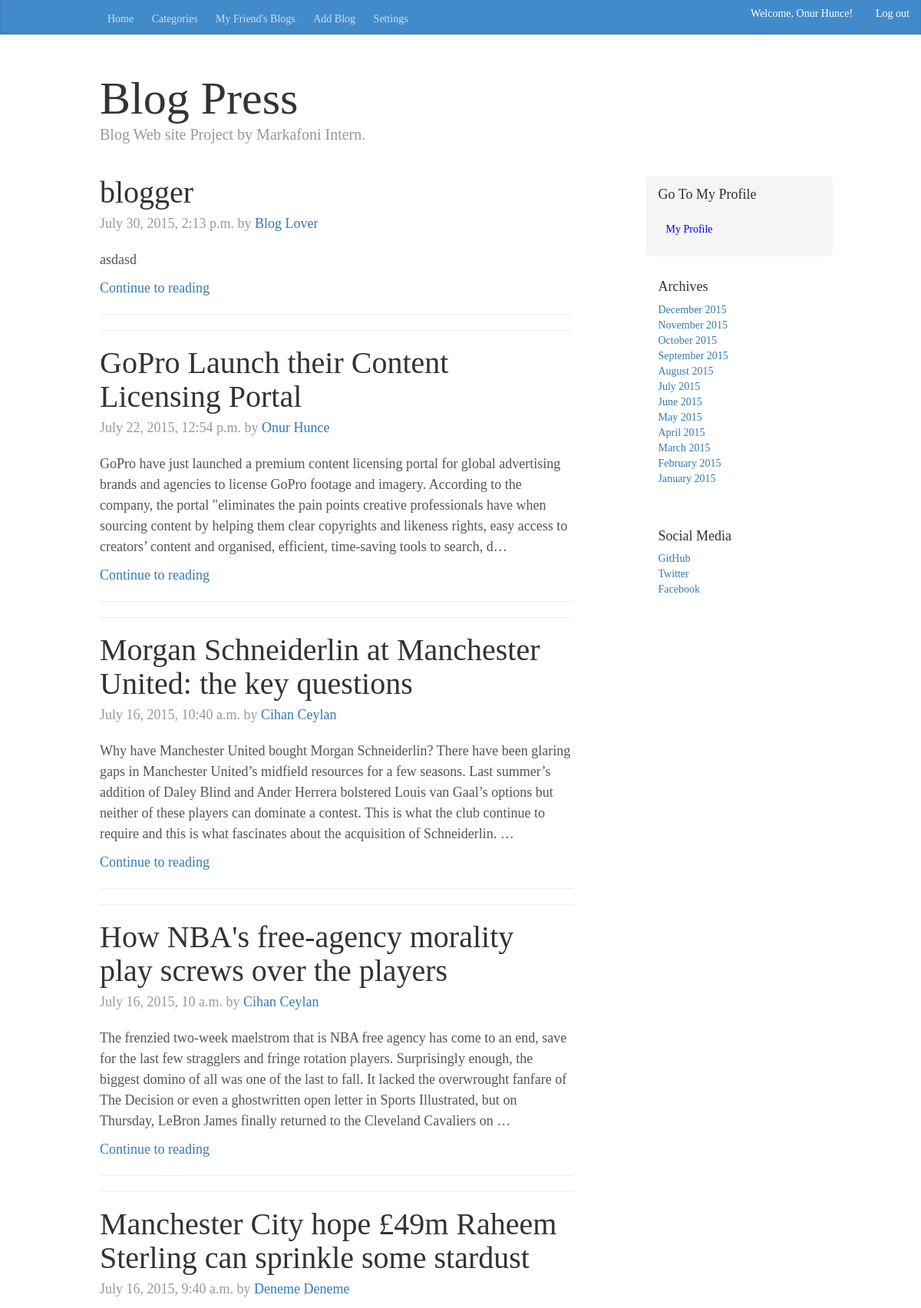
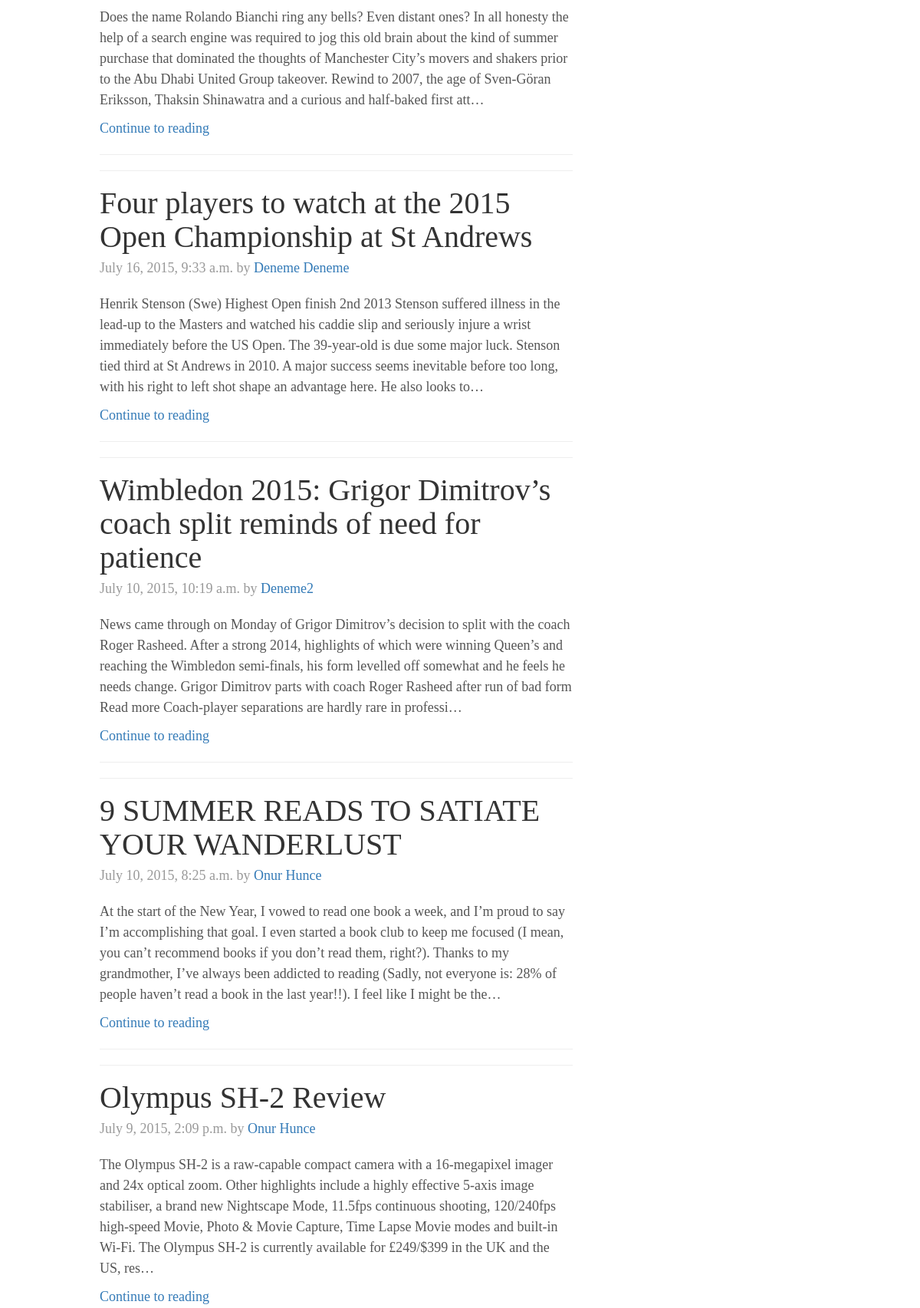
The app's page / (signed in, upper part) with its own data (2 pictures, top to bottom).
### BlogApp/models.py (models this page shows, shortened)
class UserProfile(models.Model):
    user = models.OneToOneField(User, unique=True)
    full_name = models.CharField(max_length=200)
    age = models.IntegerField(blank=True)
    location = models.CharField(max_length=300)
    slug_name = models.SlugField(blank=True)
    profile_pic = StdImageField(
        upload_to='images/profile', blank=True, variations={'thumbnail': (450, 300)})
    def __unicode__(self):
        return self.full_name

class Blog(models.Model):
    category_choices = (
        ('Music', 'Music'),
        ('Sport', 'Sport'),
        ('Fashion', 'Fashion'),
        ('Travel', 'Travel'),
        ('Cinema', 'Cinema'),
        ('Photography', 'Photography'),
        ('Food', 'Food'),
        ('Technology', 'Technology'),
        ('Health', 'Health'),
        ('Education', 'Education'),
        ('Politics', 'Politics'),
        ('Other', 'Other'),
    )
    title = models.CharField(max_length=100)
    body = models.TextField(max_length=2000)
    category = models.CharField(
        max_length=11, choices=category_choices, blank=True)
    publish_date = models.DateTimeField(
        'date published', default=datetime.datetime.now, blank=True,
        null=True)
    owner = models.ForeignKey(UserProfile)
    image = StdImageField(
        upload_to='images/', blank=True, null=True, variations={'thumbnail': (
        750, 400)})
    @staticmethod
    def get_all_blogs():
        return Blog.objects.order_by('-publish_date').select_related('owner')

### BlogApp/views.py (the view)
# urls.py: url(r'^$', views.index_page_with_all_posts, name="index"),
def index_page_with_all_posts(request):
    all_blogs = Blog.get_all_blogs()
    if request.user.is_authenticated():
        current_user = UserProfile.objects.get(user=request.user)
        return render(request, "BlogApp/index.html", {"all_blogs": all_blogs,
                                                      "username":
                                                          current_user})
    return render(request, "BlogApp/index.html", {"all_blogs": all_blogs})

### BlogApp/templatetags/blog_tags.py (called while the page is built)
@register.inclusion_tag("BlogApp/main.html")
def main():
	return {}

### BlogApp/templates/BlogApp/index.html (shortened to what this page needs)
<!DOCTYPE html>
<html>
<head>
</head>
  <body>
   {% load blog_tags %}
   {% if user.is_authenticated%}
    <a class="navbar-form navbar-right" href="/accounts/logout" style="color:white; padding-right:30px" class="button"> Log out </a>
    {%if username%}
    <p class="navbar-form navbar-right" style="color:white"> Welcome, {{username}}! </p>
{%endif%}
    {%endif%}
           {%main%}
    <div class="container">
      <div class="blog-header">
        <h1 class="blog-title">Blog Press</h1>
        <p class="lead blog-description">Blog Web site Project by Markafoni Intern.</p>
      </div>
      <div class="row">
        <div class="col-sm-8 blog-main">
          <div class="blog-post">
            {% for blogs in all_blogs %}
              <h2 class="blog-post-title">{{blogs.title}} </h2>
                <p class="blog-post-meta">{{blogs.publish_date}} by
                    <a href="/user/{{blogs.owner.slug_name}}/">{{blogs.owner}}</a>
                </p>
                <p>
                    {{blogs.body|truncatechars:400}}
                </p>
            <p>
              <a href="/blog/{{blogs.id}}"> Continue to reading </a>
            </p>
              <hr>
              <hr>
            {% endfor %}
          </div>
        </div>
        <div class="col-sm-3 col-sm-offset-1 blog-sidebar">
          <div class="sidebar-module sidebar-module-inset">
           {%if user.is_authenticated %}
            <h4>Go To My Profile</h4>
            <a class="blog-nav-item" style="color:blue" href="/user/{{username.slug_name}}">My Profile</a>
          </div>
           {%endif%}
          <div class="sidebar-module">
            <h4>Archives</h4>
            <ol class="list-unstyled">
              <li><a href="/2015/12">December 2015</a></li>
              <li><a href="/2015/11">November 2015</a></li>
              <li><a href="/2015/10">October 2015</a></li>
              <li><a href="/2015/9">September 2015</a></li>
              <li><a href="/2015/8">August 2015</a></li>
              <li><a href="/2015/7">July 2015</a></li>
              <li><a href="/2015/6">June 2015</a></li>
              <li><a href="/2015/5">May 2015</a></li>
              <li><a href="/2015/4">April 2015</a></li>
              <li><a href="/2015/3">March 2015</a></li>
              <li><a href="/2015/2">February 2015</a></li>
              <li><a href="/2015/1">January 2015</a></li>
            </ol>
          </div>
          <div class="sidebar-module">
            <h4>Social Media</h4>
            <ol class="list-unstyled">
              <li><a href="https://github.com/">GitHub</a></li>
              <li><a href="https://twitter.com/">Twitter</a></li>
              <li><a href="https://www.facebook.com/">Facebook</a></li>
            </ol>
          </div>
        </div>
      </div>
    </div>
  </body>
</html>

### BlogApp/static/BlogApp/css/blog.css (style rules this page uses)
body { font-family: Georgia, "Times New Roman", Times, serif; color: #555; }
h1, .h1, h2, .h2, h3, .h3, h4, .h4, h5, .h5, h6, .h6 { margin-top: 0; font-weight: normal; color: #333; }
@media (min-width: 1200px) { .container { width: 970px; } }
.blog-nav-item { position: relative; display: inline-block; padding: 10px; margin-top: 5px; font-weight: 500; color: #cdddeb; }
.blog-header { padding-top: 20px; padding-bottom: 20px; }
.blog-title { margin-top: 30px; margin-bottom: 0; font-size: 60px; font-weight: normal; }
.blog-description { font-size: 20px; color: #999; }
.blog-main { font-size: 18px; line-height: 1.5; }
.sidebar-module { padding: 15px; margin: 0 -15px 15px; }
.sidebar-module-inset { padding: 15px; background-color: #f5f5f5; border-radius: 4px; }
.blog-post { margin-bottom: 60px; }
.blog-post-title { margin-bottom: 5px; font-size: 40px; }
.blog-post-meta { margin-bottom: 20px; color: #999; }

### records on screen
UserProfile: full_name "Onur Hunce"
Blog: title "blogger", publish_date "July 30, 2015, 2:13 p.m.", owner "Blog Lover", body "asdasd"
Blog: title "GoPro Launch their Content Licensing Portal", publish_date "July 22, 2015, 12:54 p.m.", owner "Onur Hunce", body "GoPro have just launched a premium content licensing portal for global advertising brands and agencies to license GoPro footage and imagery. According to the company, the portal \"eliminates the pain points creative professionals have when sourcing content by helping them clear copyrights and likeness rights, easy access to creators’ content and organised, efficient, time-saving tools to search, d…"
Blog: title "Morgan Schneiderlin at Manchester United: the key questions", publish_date "July 16, 2015, 10:40 a.m.", owner "Cihan Ceylan", body "Why have Manchester United bought Morgan Schneiderlin? There have been glaring gaps in Manchester United’s midfield resources for a few seasons. Last summer’s addition of Daley Blind and Ander Herrera bolstered Louis van Gaal’s options but neither of these players can dominate a contest. This is what the club continue to require and this is what fascinates about the acquisition of Schneiderlin. …"
Blog: title "How NBA's free-agency morality play screws over the players", publish_date "July 16, 2015, 10 a.m.", owner "Cihan Ceylan", body "The frenzied two-week maelstrom that is NBA free agency has come to an end, save for the last few stragglers and fringe rotation players. Surprisingly enough, the biggest domino of all was one of the last to fall. It lacked the overwrought fanfare of The Decision or even a ghostwritten open letter in Sports Illustrated, but on Thursday, LeBron James finally returned to the Cleveland Cavaliers on …"
Blog: title "Manchester City hope £49m Raheem Sterling can sprinkle some stardust", publish_date "July 16, 2015, 9:40 a.m.", owner "Deneme Deneme", body "Does the name Rolando Bianchi ring any bells? Even distant ones? In all honesty the help of a search engine was required to jog this old brain about the kind of summer purchase that dominated the thoughts of Manchester City’s movers and shakers prior to the Abu Dhabi United Group takeover. Rewind to 2007, the age of Sven-Göran Eriksson, Thaksin Shinawatra and a curious and half-baked first att…"
Blog: title "Four players to watch at the 2015 Open Championship at St Andrews", publish_date "July 16, 2015, 9:33 a.m.", owner "Deneme Deneme", body "Henrik Stenson (Swe) Highest Open finish 2nd 2013 Stenson suffered illness in the lead-up to the Masters and watched his caddie slip and seriously injure a wrist immediately before the US Open. The 39-year-old is due some major luck. Stenson tied third at St Andrews in 2010. A major success seems inevitable before too long, with his right to left shot shape an advantage here. He also looks to…"
Blog: title "Wimbledon 2015: Grigor Dimitrov’s coach split reminds of need for patience", publish_date "July 10, 2015, 10:19 a.m.", owner "Deneme2", body "News came through on Monday of Grigor Dimitrov’s decision to split with the coach Roger Rasheed. After a strong 2014, highlights of which were winning Queen’s and reaching the Wimbledon semi-finals, his form levelled off somewhat and he feels he needs change. Grigor Dimitrov parts with coach Roger Rasheed after run of bad form Read more Coach-player separations are hardly rare in professi…"
Blog: title "9 SUMMER READS TO SATIATE YOUR WANDERLUST", publish_date "July 10, 2015, 8:25 a.m.", owner "Onur Hunce", body "At the start of the New Year, I vowed to read one book a week, and I’m proud to say I’m accomplishing that goal. I even started a book club to keep me focused (I mean, you can’t recommend books if you don’t read them, right?). Thanks to my grandmother, I’ve always been addicted to reading (Sadly, not everyone is: 28% of people haven’t read a book in the last year!!). I feel like I might be the…"
Blog: title "Olympus SH-2 Review", publish_date "July 9, 2015, 2:09 p.m.", owner "Onur Hunce", body "The Olympus SH-2 is a raw-capable compact camera with a 16-megapixel imager and 24x optical zoom. Other highlights include a highly effective 5-axis image stabiliser, a brand new Nightscape Mode, 11.5fps continuous shooting, 120/240fps high-speed Movie, Photo & Movie Capture, Time Lapse Movie modes and built-in Wi-Fi. The Olympus SH-2 is currently available for £249/$399 in the UK and the US, res…"
